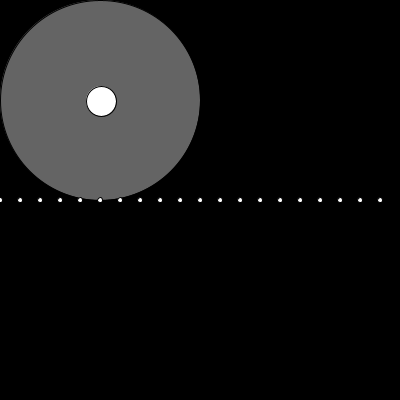
Frame 1 (no input)
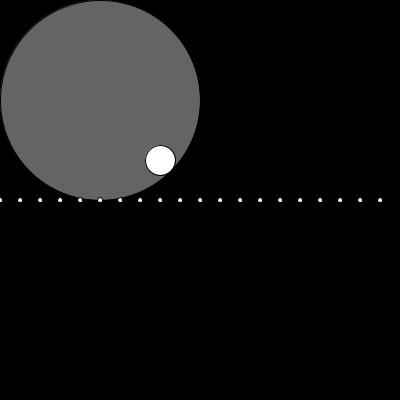
Frame 60 (the mouse pressed at the canvas centre just before this capture)
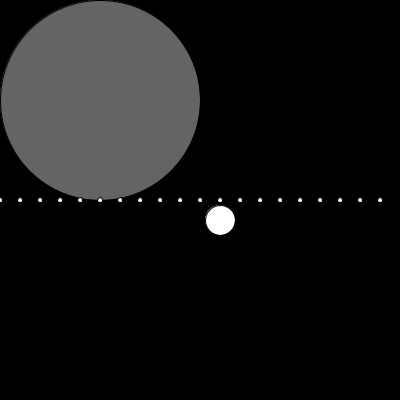
Frame 120 (the mouse held since frame 60 and released just before this capture)

The Processing sketch that drew these frames (run headless with seeded random() and noise(); from frame 60 on, the mouse is pressed at the canvas centre):

// Processing sketch: basic_Class_multiple_objects
// ── basic_Class_multiple_objects.pde
Spot sp1 = new Spot(); // we declare and create an object from the class
Spot sp2 = new Spot(); // we declare and create a SECOND object from the SAME class

// we create an array called mySpot with space for 20 Spot objects
Spot [] mySpot = new Spot[20];

void setup() {
  size(400, 400);
  smooth();
  sp1.init(); // we tell the object 1 to run the code inside init()
  sp2.init(); // we tell the object 2 to run the code inside init()

  //create an array of spots
  for (int i=0; i<mySpot.length; i++) {
    mySpot [i] = new Spot(); // we assign the elements of the array, and we give it some properties
    mySpot[i].init(); // we initialize the object's values (or "fields")
  }
  
}

void draw() {
  background(0);
  sp1.xPos ++; // add to the xos of this object
  sp1.yPos ++; // add to the yPos of this object

  sp2.ballColor = 100; // we can also modify only some of the variables of an object
  sp2.ballSize = 200;   // change the size

  sp2.display(); // we tell the object 2 to run the code inside display()
  sp1.display(); // we tell the object 1 to run the code inside display()
  
  for (int i=0; i<mySpot.length; i++) {
      // play with the fields or values on each turn
      mySpot[i].xPos = 20 * i;
      mySpot[i].yPos = height/2;
      mySpot[i].ballSize = 5;
      mySpot[i].ballColor = 255;
      
      mySpot[i].display(); // run the code inside display() method in the object
  }
  
}


// ── spot.pde
class Spot {
  float xPos, yPos;
  float sizeX, sizeY;
  float ballSize;
  float ballColor;

  void init() {
    xPos = 100;
    yPos = 100;
    ballSize = 30;
    ballColor = 255;
  }

  void display() {
    fill(ballColor);
    ellipse (xPos, yPos, ballSize, ballSize);
  }
}
